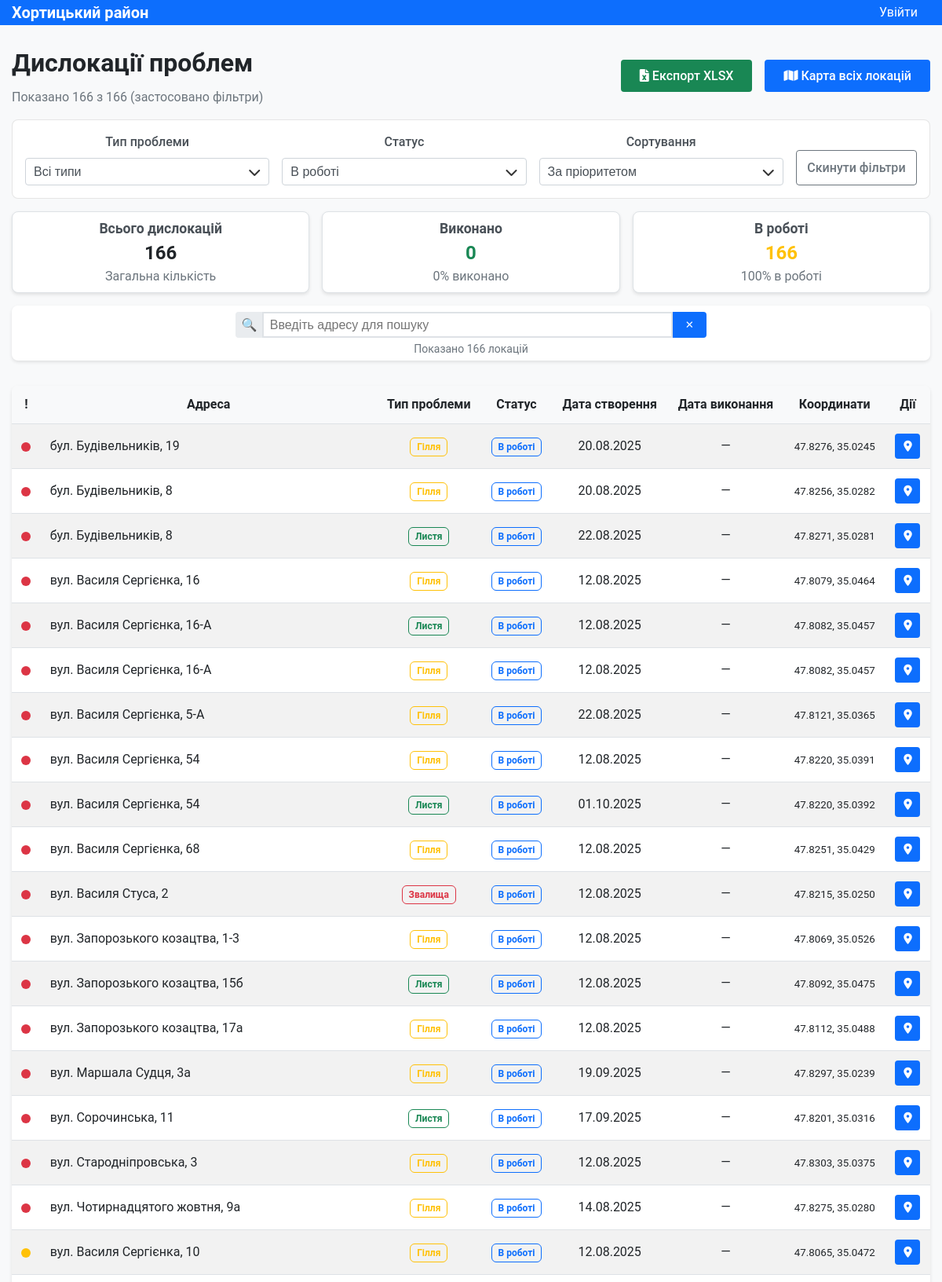
The page / (upper part) on the database its author committed.
### models.py (models this page shows, shortened)
class Location(db.Model):
    id = db.Column(db.Integer, primary_key=True)
    address = db.Column(db.String(200), nullable=False)
    latitude = db.Column(db.Float, nullable=False)
    longitude = db.Column(db.Float, nullable=False)
    problem_type = db.Column(db.String(50), nullable=False)
    priority = db.Column(db.String(20), default='Середній')
    status = db.Column(db.String(20), default='in_progress')
    description = db.Column(db.Text)
    date_created = db.Column(db.DateTime, default=datetime.utcnow)
    date_completed = db.Column(db.DateTime)
    created_by = db.Column(db.Integer, db.ForeignKey('user.id'))
    def get_priority_order(self):
        priority_map = {'Високий': 1, 'Середній': 2, 'Низький': 3}
        return priority_map.get(self.priority, 2)

### app.py (the view)
@app.route('/')
def index():
    problem_type = request.args.get('problem_type', 'all')
    status = request.args.get('status', 'in_progress')
    priority = request.args.get('priority', 'all')
    sort_by = request.args.get('sort_by', 'priority')
    query = Location.query
    if problem_type != 'all':
        query = query.filter(Location.problem_type == problem_type)
    if status != 'all':
        query = query.filter(Location.status == status)
    locations = query.all()
    for location in locations:
        location.formatted_address = format_address(location.address)
    if sort_by == 'alphabet':
        locations.sort(key=lambda x: x.formatted_address)
    else:  # sort_by == 'priority'
        locations.sort(key=lambda x: (
            x.get_priority_order(), x.formatted_address))
    for location in locations:
        location.address = location.formatted_address
    total_count = len(locations)
    completed_count = len([l for l in locations if l.status == 'completed'])
    in_progress_count = len([l for l in locations if l.status == 'in_progress'])
    return render_template('index.html',
                           locations=locations,
                           current_problem_type=problem_type,
                           current_status=status,
                           current_priority=priority,
                           current_sort=sort_by,
                           total_count=total_count,
                           completed_count=completed_count,
                           in_progress_count=in_progress_count)

### app.py (called while the page is built)
def format_address(address):
    file_path = Path(__file__).parent / "static" / "street-names.json"
    with open(file_path, "r", encoding="utf-8") as f:
        addresses = json.load(f)
        for k, v in addresses.items():
            if address.startswith(k):
                return address.replace(k, v)
    return address

### templates/index.html (shortened to what this page needs)
{% extends "base.html" %}
{% block content %}
<div class="page-header">
    <div class="page-header__info">
        <h1 class="page-header__title">Дислокації проблем</h1>
        <p class="page-header__subtitle">
            Показано {{ locations|length }}
            {% if current_problem_type != 'all' or current_status != 'all' %}
                з {{ total_count }} (застосовано фільтри)
            {% else %}
                записів
            {% endif %}
        </p>
    </div>
    <div class="page-header__actions">
        <a href="{{ url_for('export_excel', problem_type=current_problem_type, status=current_status) }}"
            class="button button--success">
            <i class="fas fa-file-excel"></i> Експорт XLSX
        </a>
        <a href="{{ url_for('map_all') }}" class="button button--primary">
            <i class="fas fa-map"></i> Карта всіх локацій
        </a>
    </div>
</div>
<form method="GET" class="filter-section">
    <div class="filter-section__group">
        <label class="form__label">Тип проблеми</label>
        <div class="select">
            <select name="problem_type" class="form__select" onchange="this.form.submit()">
                <option value="all" {% if current_problem_type == 'all' %}selected{% endif %}>Всі типи</option>
            </select>
            <i class="fas fa-chevron-down arrow"></i>
        </div>
    </div>
    <div class="filter-section__group">
        <label class="form__label">Статус</label>
        <div class="select">
            <select name="status" class="form__select" onchange="this.form.submit()">
                <option value="in_progress" {% if current_status == 'in_progress' %}selected{% endif %}>В роботі</option>
            </select>
            <i class="fas fa-chevron-down arrow"></i>
        </div>
    </div>
    <div class="filter-section__group">
        <label class="form__label">Сортування</label>
        <div class="select">
            <select name="sort_by" class="form__select" onchange="this.form.submit()">
                <option value="priority" {% if current_sort == 'priority' %}selected{% endif %}>За пріоритетом</option>
            </select>
            <i class="fas fa-chevron-down arrow"></i>
        </div>
    </div>
    <a href="{{ url_for('index') }}" class="button button--secondary">Скинути фільтри</a>
</form>
<div class="stats-grid">
    <div class="stats-card">
        <div class="stats-card__title">
            {% if current_problem_type != 'all' %}
                {{ current_problem_type }}
            {% else %}
                Всього дислокацій
            {% endif %}
        </div>
        <div class="stats-card__value">{{ total_count }}</div>
        <p class="stats-card__description">
            {% if current_problem_type != 'all' %}
                Загальна кількість {{ current_problem_type.lower() }}
            {% else %}
                Загальна кількість
            {% endif %}
        </p>
    </div>
    <div class="stats-card">
        <div class="stats-card__title">Виконано</div>
        <div class="stats-card__value stats-card__value--success">{{ completed_count }}</div>
        <p class="stats-card__description">
            {% if total_count > 0 %}
                {{ "%.0f"|format((completed_count / total_count) * 100) }}% виконано
            {% else %}
                0% виконано
            {% endif %}
        </p>
    </div>
    <div class="stats-card">
        <div class="stats-card__title">В роботі</div>
        <div class="stats-card__value stats-card__value--warning">{{ in_progress_count }}</div>
        <p class="stats-card__description">
            {% if total_count > 0 %}
                {{ "%.0f"|format((in_progress_count / total_count) * 100) }}% в роботі
            {% else %}
                0% в роботі
            {% endif %}
        </p>
    </div>
</div>
{% if locations %}
<div class="search-section">
    <form class="search-section__form">
        <div class="search-section__input-group">
            <span class="search-section__addon">🔍</span>
            <input type="text"
                id="searchInput"
                class="search-section__input"
                placeholder="Введіть адресу для пошуку"
                autocomplete="off">
            <button class="search-section__button"
                    type="button"
                    id="clearSearch"
                    title="Очистити пошук">✕</button>
        </div>
        <div id="searchResults" class="search-section__info"></div>
    </form>
</div>
<div class="data-table-container">
    <table class="data-table">
        <thead>
            <tr class="data-table__header">
                <th class="data-table__cell">!</th>
                <th class="data-table__cell">Адреса</th>
                <th class="data-table__cell">Тип проблеми</th>
                <th class="data-table__cell">Статус</th>
                <th class="data-table__cell">Дата створення</th>
                <th class="data-table__cell">Дата виконання</th>
                <th class="data-table__cell">Координати</th>
                <th class="data-table__cell">Дії</th>
            </tr>
        </thead>
        <tbody>
            {% for location in locations %}
            <tr class="data-table__row" data-address="{{ location.address }}">
                <td class="data-table__cell">
                    {% if location.priority == 'Високий' %}
                        <span class="priority-indicator priority-indicator--high" title="Високий пріоритет">&nbsp;</span>
                    {% elif location.priority == 'Середній' %}
                        <span class="priority-indicator priority-indicator--medium" title="Середній пріоритет">&nbsp;</span>
                    {% else %}
                        <span class="priority-indicator priority-indicator--low" title="Низький пріоритет">&nbsp;</span>
                    {% endif %}
                </td>
                <td class="data-table__cell data-table__cell--left">{{ location.address }}</td>
                <td class="data-table__cell">
                    {% if location.problem_type == 'Гілля' %}
                        <span class="badge badge--branches">{{ location.problem_type }}</span>
                    {% elif location.problem_type == 'Листя' %}
                        <span class="badge badge--leaves">{{ location.problem_type }}</span>
                    {% elif location.problem_type == 'Звалища' %}
                        <span class="badge badge--dumps">{{ location.problem_type }}</span>
                    {% else %}
                        <span class="badge badge--default">{{ location.problem_type }}</span>
                    {% endif %}
                </td>
                <td class="data-table__cell">
                    {% if location.status == 'completed' %}
                        <span class="badge badge--completed">Виконано</span>
                    {% elif location.status == 'in_progress' %}
                        <span class="badge badge--in-progress">В роботі</span>
                    {% else %}
                        <span class="badge badge--default">В роботі</span>
                    {% endif %}
                </td>
                <td class="data-table__cell">{{ location.date_created.strftime('%d.%m.%Y') }}</td>
                <td class="data-table__cell">
                    {% if location.date_completed %}
                        <span class="data-table__success-text">{{ location.date_completed.strftime('%d.%m.%Y') }}</span>
                    {% else %}
                        <span class="data-table__muted-text">—</span>
                    {% endif %}
                </td>
                <td class="data-table__cell">
                    <small class="data-table__coordinates">
                        {{ "%.4f"|format(location.latitude) }}, {{ "%.4f"|format(location.longitude) }}
                    </small>
                </td>
                <td class="data-table__cell">
                    <div class="data-table__actions">
                        <a href="{{ url_for('location_map', location_id=location.id) }}"
                            class="button button--primary button--small button--square"
                            title="Переглянути на карті">
                            <i class="fas fa-map-marker-alt"></i>
                        </a>
                    </div>
                </td>
            </tr>
            {% endfor %}
        </tbody>
    </table>
</div>
{% endif %}
{% endblock %}

### static/css/variables.css (style rules this page uses)
:root { --body-bg: #f8f9fa; --dt-body-bg: #1a1a1a; --dt-bg-1: #2d2d2d; --dt-border-1: #404040; --dt-border-2: #666666; --white: #ffffff; --white-grey: #dee2e6; --grey: #6c757d; --grey-input: #ced4da; --grey-input-readonly: #b0b0b0; --font-color: #212529; --font-color-light: #495057; --dt-font-color: #dddddd; --transparent-white: rgba(255, 255, 255, 0.1); --transparent-black: rgba(0, 0, 0, 0.1); --blue: #0d6efd; --blue-hover: #195fc9; --orange: #ffc107; --orange-hover: #b48f1e; --green: #198754; --green-hover: #1fc979; --green-dark: #055160; --green-alert-bg: #d1ecf1; --green-alert-border: #bee5eb; --red: #dc3545; --red-hover: #bb2d3b; --red-dark: #721c24; --red-alert-bg: #f8d7da; --red-alert-border: #f5c6cb; --dt-red-alert-bg: #5f1e1e; --dt-red-alert-border: #822c2c; --dt-red-alert-font: #f8b4b4; --dt-blue-alert-bg: #1e3a5f; --dt-blue-alert-border: #2c5282; --dt-blue-alert-font: #b3d4fc; --light-blue-border: #e9ecef; --highlight: #fff3cd; --ff: Roboto, Arial, sans-serif; }

### rows shown on the page
Location: priority "Високий" (drawn), problem_type "Гілля", status "В роботі", date_created "20.08.2025", latitude "47.8276", longitude "35.0245"
Location: priority "Високий" (drawn), problem_type "Гілля", status "В роботі", date_created "20.08.2025", latitude "47.8256", longitude "35.0282"
Location: priority "Високий" (drawn), problem_type "Листя", status "В роботі", date_created "22.08.2025", latitude "47.8271", longitude "35.0281"
Location: priority "Високий" (drawn), problem_type "Гілля", status "В роботі", date_created "12.08.2025", latitude "47.8079", longitude "35.0464"
Location: priority "Високий" (drawn), problem_type "Листя", status "В роботі", date_created "12.08.2025", latitude "47.8082", longitude "35.0457"
Location: priority "Високий" (drawn), problem_type "Гілля", status "В роботі", date_created "12.08.2025", latitude "47.8082", longitude "35.0457"
Location: priority "Високий" (drawn), problem_type "Гілля", status "В роботі", date_created "22.08.2025", latitude "47.8121", longitude "35.0365"
Location: priority "Високий" (drawn), problem_type "Гілля", status "В роботі", date_created "12.08.2025", latitude "47.8220", longitude "35.0391"
Location: priority "Високий" (drawn), problem_type "Листя", status "В роботі", date_created "01.10.2025", latitude "47.8220", longitude "35.0392"
Location: priority "Високий" (drawn), problem_type "Гілля", status "В роботі", date_created "12.08.2025", latitude "47.8251", longitude "35.0429"
Location: priority "Високий" (drawn), problem_type "Звалища", status "В роботі", date_created "12.08.2025", latitude "47.8215", longitude "35.0250"
Location: priority "Високий" (drawn), problem_type "Гілля", status "В роботі", date_created "12.08.2025", latitude "47.8069", longitude "35.0526"
Location: priority "Високий" (drawn), problem_type "Листя", status "В роботі", date_created "12.08.2025", latitude "47.8092", longitude "35.0475"
Location: priority "Високий" (drawn), problem_type "Гілля", status "В роботі", date_created "12.08.2025", latitude "47.8112", longitude "35.0488"
Location: priority "Високий" (drawn), problem_type "Гілля", status "В роботі", date_created "19.09.2025", latitude "47.8297", longitude "35.0239"
Location: priority "Високий" (drawn), problem_type "Листя", status "В роботі", date_created "17.09.2025", latitude "47.8201", longitude "35.0316"
Location: priority "Високий" (drawn), problem_type "Гілля", status "В роботі", date_created "12.08.2025", latitude "47.8303", longitude "35.0375"
Location: priority "Високий" (drawn), problem_type "Гілля", status "В роботі", date_created "14.08.2025", latitude "47.8275", longitude "35.0280"
Location: priority "Середній" (drawn), problem_type "Гілля", status "В роботі", date_created "12.08.2025", latitude "47.8065", longitude "35.0472"

### other values the page prints
{{ locations|length }} "166"
{{ total_count }} "166"
{{ completed_count }} "0"
{{ "%.0f"|format((completed_count / total_count) * 100) }} "0"
{{ in_progress_count }} "166"
{{ "%.0f"|format((in_progress_count / total_count) * 100) }} "100"
